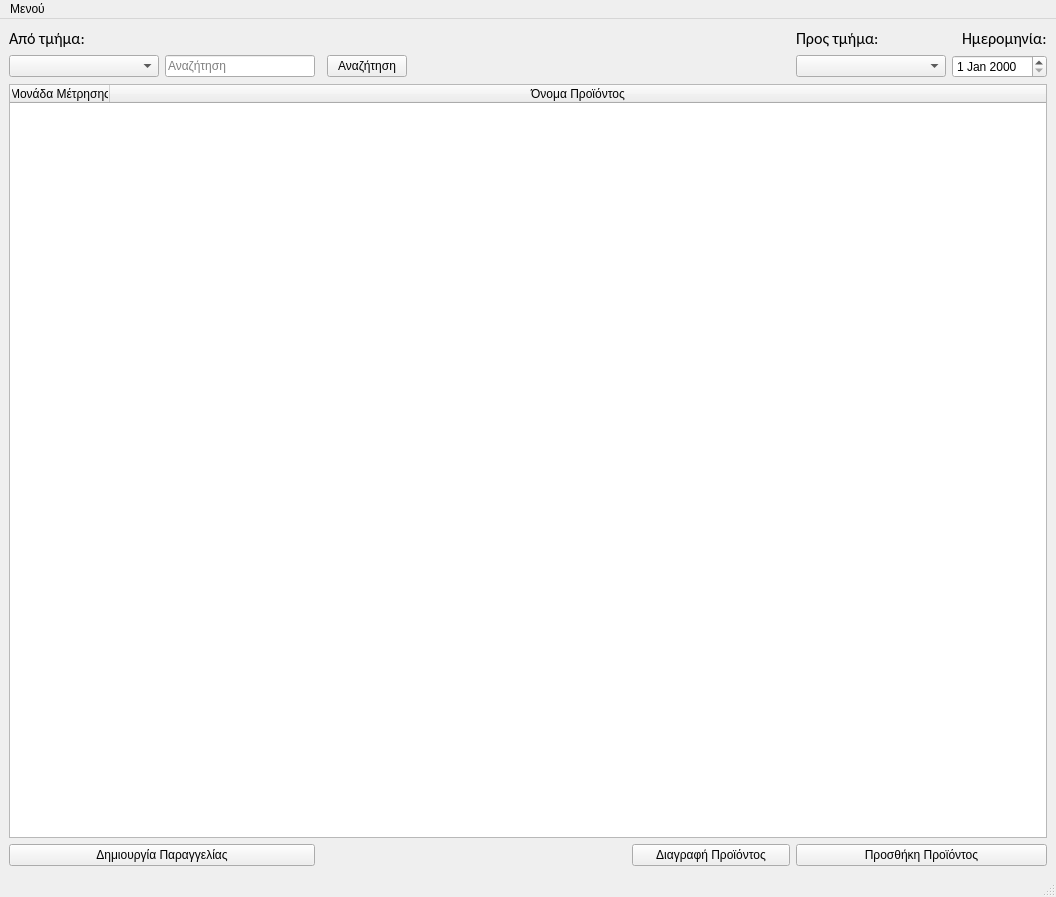
<?xml version="1.0" encoding="UTF-8"?>
<ui version="4.0">
 <class>MainWindow</class>
 <widget class="QMainWindow" name="MainWindow">
  <property name="geometry">
   <rect>
    <x>0</x>
    <y>0</y>
    <width>1056</width>
    <height>897</height>
   </rect>
  </property>
  <property name="windowTitle">
   <string>Παραγγελίες</string>
  </property>
  <widget class="QWidget" name="centralwidget">
   <layout class="QGridLayout" name="gridLayout">
    <item row="7" column="6" alignment="Qt::AlignRight">
     <widget class="QLabel" name="dateLabel">
      <property name="font">
       <font>
        <family>Calibri</family>
        <pointsize>12</pointsize>
       </font>
      </property>
      <property name="text">
       <string>Ημερομηνία:</string>
      </property>
     </widget>
    </item>
    <item row="8" column="5">
     <widget class="QComboBox" name="toSelector">
      <property name="minimumSize">
       <size>
        <width>150</width>
        <height>0</height>
       </size>
      </property>
      <property name="maximumSize">
       <size>
        <width>150</width>
        <height>16777215</height>
       </size>
      </property>
     </widget>
    </item>
    <item row="8" column="0">
     <widget class="QComboBox" name="fromSelector">
      <property name="minimumSize">
       <size>
        <width>150</width>
        <height>0</height>
       </size>
      </property>
      <property name="maximumSize">
       <size>
        <width>200</width>
        <height>16777215</height>
       </size>
      </property>
     </widget>
    </item>
    <item row="11" column="4">
     <widget class="QPushButton" name="deleteItem">
      <property name="sizePolicy">
       <sizepolicy hsizetype="Minimum" vsizetype="Fixed">
        <horstretch>10</horstretch>
        <verstretch>0</verstretch>
       </sizepolicy>
      </property>
      <property name="text">
       <string>Διαγραφή Προϊόντος</string>
      </property>
     </widget>
    </item>
    <item row="7" column="0">
     <widget class="QLabel" name="fromLabel">
      <property name="font">
       <font>
        <family>Calibri</family>
        <pointsize>12</pointsize>
       </font>
      </property>
      <property name="text">
       <string>Από τμήμα:</string>
      </property>
     </widget>
    </item>
    <item row="10" column="0" colspan="7">
     <widget class="QTableWidget" name="orderView">
      <property name="focusPolicy">
       <enum>Qt::WheelFocus</enum>
      </property>
      <property name="sizeAdjustPolicy">
       <enum>QAbstractScrollArea::AdjustToContents</enum>
      </property>
      <property name="alternatingRowColors">
       <bool>true</bool>
      </property>
      <property name="selectionMode">
       <enum>QAbstractItemView::SingleSelection</enum>
      </property>
      <property name="sortingEnabled">
       <bool>true</bool>
      </property>
      <property name="rowCount">
       <number>0</number>
      </property>
      <property name="columnCount">
       <number>2</number>
      </property>
      <attribute name="horizontalHeaderCascadingSectionResizes">
       <bool>true</bool>
      </attribute>
      <attribute name="horizontalHeaderMinimumSectionSize">
       <number>1</number>
      </attribute>
      <attribute name="horizontalHeaderShowSortIndicator" stdset="0">
       <bool>true</bool>
      </attribute>
      <attribute name="horizontalHeaderStretchLastSection">
       <bool>true</bool>
      </attribute>
      <attribute name="verticalHeaderMinimumSectionSize">
       <number>0</number>
      </attribute>
      <attribute name="verticalHeaderStretchLastSection">
       <bool>false</bool>
      </attribute>
      <column>
       <property name="text">
        <string>Μονάδα Μέτρησης</string>
       </property>
       <property name="background">
        <color alpha="0">
         <red>0</red>
         <green>0</green>
         <blue>250</blue>
        </color>
       </property>
      </column>
      <column>
       <property name="text">
        <string>Όνομα Προϊόντος</string>
       </property>
      </column>
     </widget>
    </item>
    <item row="7" column="5">
     <widget class="QLabel" name="toLabel">
      <property name="font">
       <font>
        <family>Calibri</family>
        <pointsize>12</pointsize>
       </font>
      </property>
      <property name="text">
       <string>Προς τμήμα:</string>
      </property>
     </widget>
    </item>
    <item row="8" column="3" alignment="Qt::AlignLeft">
     <widget class="QPushButton" name="searchButton">
      <property name="sizePolicy">
       <sizepolicy hsizetype="Minimum" vsizetype="Fixed">
        <horstretch>19</horstretch>
        <verstretch>0</verstretch>
       </sizepolicy>
      </property>
      <property name="text">
       <string>Αναζήτηση</string>
      </property>
     </widget>
    </item>
    <item row="11" column="0" colspan="2">
     <widget class="QPushButton" name="createOrder">
      <property name="sizePolicy">
       <sizepolicy hsizetype="Minimum" vsizetype="Fixed">
        <horstretch>5</horstretch>
        <verstretch>0</verstretch>
       </sizepolicy>
      </property>
      <property name="text">
       <string>Δημιουργία Παραγγελίας</string>
      </property>
     </widget>
    </item>
    <item row="8" column="6" alignment="Qt::AlignRight">
     <widget class="QDateEdit" name="dateEdit"/>
    </item>
    <item row="11" column="5" colspan="2">
     <widget class="QPushButton" name="addItem">
      <property name="sizePolicy">
       <sizepolicy hsizetype="Minimum" vsizetype="Fixed">
        <horstretch>0</horstretch>
        <verstretch>0</verstretch>
       </sizepolicy>
      </property>
      <property name="text">
       <string>Προσθήκη Προϊόντος</string>
      </property>
     </widget>
    </item>
    <item row="8" column="1">
     <widget class="QLineEdit" name="searchInput">
      <property name="sizePolicy">
       <sizepolicy hsizetype="Minimum" vsizetype="Fixed">
        <horstretch>5</horstretch>
        <verstretch>0</verstretch>
       </sizepolicy>
      </property>
      <property name="minimumSize">
       <size>
        <width>150</width>
        <height>20</height>
       </size>
      </property>
      <property name="maximumSize">
       <size>
        <width>1500000</width>
        <height>16777215</height>
       </size>
      </property>
      <property name="sizeIncrement">
       <size>
        <width>0</width>
        <height>0</height>
       </size>
      </property>
      <property name="baseSize">
       <size>
        <width>0</width>
        <height>0</height>
       </size>
      </property>
      <property name="text">
       <string/>
      </property>
      <property name="placeholderText">
       <string>Αναζήτηση</string>
      </property>
     </widget>
    </item>
   </layout>
  </widget>
  <widget class="QMenuBar" name="menubar">
   <property name="geometry">
    <rect>
     <x>0</x>
     <y>0</y>
     <width>1056</width>
     <height>21</height>
    </rect>
   </property>
   <widget class="QMenu" name="menu">
    <property name="title">
     <string>Μενού</string>
    </property>
    <widget class="QMenu" name="administrator">
     <property name="title">
      <string>Διαχειριστής</string>
     </property>
     <addaction name="changeProducts"/>
     <addaction name="separator"/>
     <addaction name="adminPasswordChange"/>
    </widget>
    <addaction name="administrator"/>
    <addaction name="openOrder"/>
    <addaction name="separator"/>
    <addaction name="exit"/>
   </widget>
   <addaction name="menu"/>
  </widget>
  <widget class="QStatusBar" name="statusbar"/>
  <action name="changeProducts">
   <property name="text">
    <string>Αλλαγή Προϊόντων</string>
   </property>
  </action>
  <action name="action_4">
   <property name="text">
    <string>Αλλαγή Κωδικού</string>
   </property>
  </action>
  <action name="adminPasswordChange">
   <property name="text">
    <string>Αλλαγή Κωδικού</string>
   </property>
  </action>
  <action name="openOrder">
   <property name="text">
    <string>Άνοιγμα παραγγελίας</string>
   </property>
  </action>
  <action name="exit">
   <property name="text">
    <string>Έξοδος</string>
   </property>
  </action>
 </widget>
 <tabstops>
  <tabstop>orderView</tabstop>
 </tabstops>
 <resources/>
 <connections/>
</ui>
